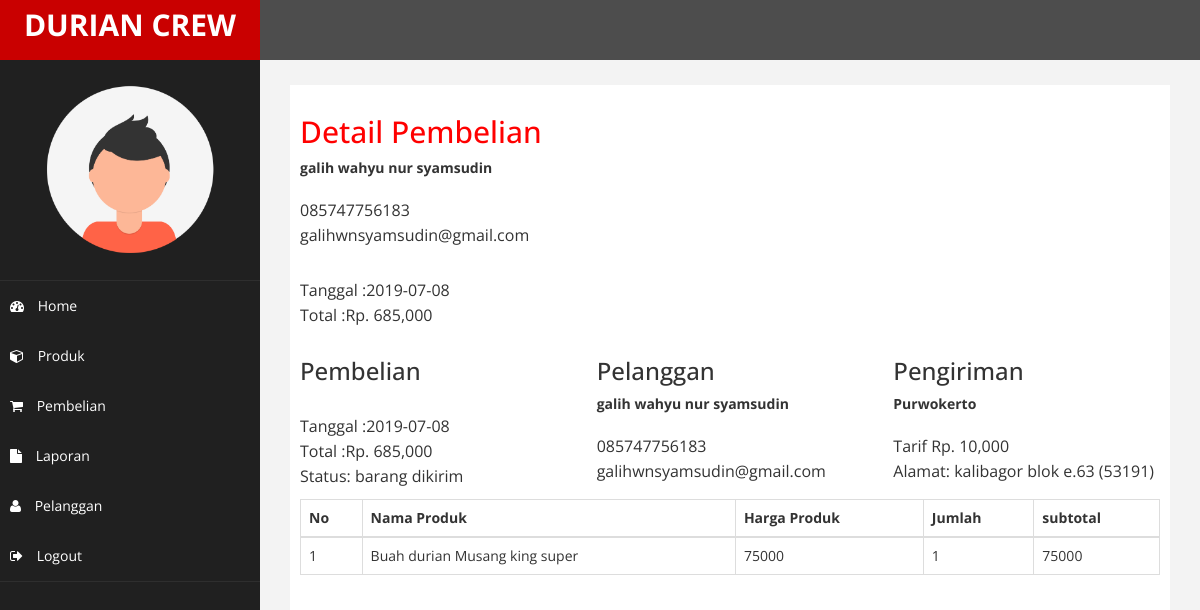
The app's page /admin/index.php?halaman=detail&id=1 (signed in) with its own data.
### tables this page shows
CREATE TABLE `pembelian` (
  `id_pembelian` int(11) NOT NULL,
  `id_pelanggan` int(11) NOT NULL,
  `tanggal_pembelian` date NOT NULL,
  `total_pembelian` int(11) NOT NULL,
  `id_ongkir` int(11) NOT NULL,
  `nama_kota` varchar(100) NOT NULL,
  `tarif` int(11) NOT NULL,
  `alamat_pengiriman` text NOT NULL,
  `status_pembelian` varchar(100) NOT NULL DEFAULT 'pending',
  `resi_pengiriman` varchar(50) NOT NULL
);

CREATE TABLE `pelanggan` (
  `id_pelanggan` int(11) NOT NULL,
  `email_pelanggan` varchar(100) NOT NULL,
  `password_pelanggan` varchar(50) NOT NULL,
  `nama_pelanggan` varchar(100) NOT NULL,
  `telepon_pelanggan` varchar(25) NOT NULL,
  `alamat_pelanggan` text NOT NULL
);

CREATE TABLE `pembelian_produk` (
  `id_pembelian_produk` int(11) NOT NULL,
  `id_pembelian` int(11) NOT NULL,
  `id_produk` int(11) NOT NULL,
  `jumlah` int(11) NOT NULL,
  `nama` varchar(100) NOT NULL,
  `harga` int(11) NOT NULL,
  `berat` int(11) NOT NULL,
  `subberat` int(11) NOT NULL,
  `subharga` int(11) NOT NULL
);

CREATE TABLE `produk` (
  `id_produk` int(11) NOT NULL,
  `nama_produk` varchar(100) NOT NULL,
  `berat_produk` int(11) NOT NULL,
  `harga_produk` int(11) NOT NULL,
  `foto_produk` varchar(100) NOT NULL,
  `deskripsi_produk` text NOT NULL,
  `stok_produk` int(5) NOT NULL
);

### admin/detail.php (the view)
<h2>Detail Pembelian</h2>
<?php
 $ambil = $koneksi->query("SELECT * FROM pembelian JOIN pelanggan ON pembelian.id_pelanggan=pelanggan.id_pelanggan Where pembelian.id_pembelian='$_GET[id]'");
$detail = $ambil->fetch_assoc();
 ?>
 <strong><?php echo $detail['nama_pelanggan']; ?></strong>
 <p>
 	<?php echo $detail['telepon_pelanggan']; ?><br>
 	<?php echo $detail['email_pelanggan']; ?>
 </p>
<p>
	Tanggal :<?php echo $detail['tanggal_pembelian']; ?><br>
	Total :Rp. <?php echo number_format($detail['total_pembelian']);  ?>
</p>
<div class="row">
	<div class="col-md-4">
		<h3>Pembelian</h3>
		<p>
			Tanggal :<?php echo $detail['tanggal_pembelian']; ?><br>
			Total :Rp. <?php echo number_format($detail['total_pembelian']);  ?><br>
			Status: <?php echo $detail['status_pembelian']; ?>
		</p>
	</div>
	<div class="col-md-4">
		<h3>Pelanggan</h3>
		<strong><?php echo $detail['nama_pelanggan']; ?></strong><br>
		<p>
			<?php echo $detail['telepon_pelanggan']; ?><br>
			<?php echo $detail['email_pelanggan']; ?>
		</p>
	</div>
	<div class="col-md-4">
		<h3>Pengiriman</h3>
		<strong><?php echo $detail['nama_kota']; ?></strong>
		<p>
			Tarif Rp. <?php echo number_format($detail['tarif']);  ?><br>
			Alamat: <?php echo $detail['alamat_pengiriman']; ?>
		</p>
	</div>
</div>
 <table class="table table-bordered">
 	<thead>
 		<tr>
 			<th>No</th>
 			<th>Nama Produk</th>
 			<th>Harga Produk</th>
 			<th>Jumlah</th>
 			<th>subtotal</th>
 		</tr>
 	</thead>
 	<tbody>
 		<?php $nomor=1; ?>
 		<?php $ambil=$koneksi->query("SELECT * FROM pembelian_produk JOIN produk ON pembelian_produk.id_produk=produk.id_produk WHERE pembelian_produk.id_pembelian='$_GET[id]'"); ?>
 		<?php while($pecah=$ambil->fetch_assoc()){ ?>
 		<tr>
 			<td><?php echo $nomor; ?></td>
 			<td><?php echo $pecah['nama_produk']; ?></td>
 			<td><?php echo $pecah['harga_produk']; ?></td>
 			<td><?php echo $pecah['jumlah']; ?></td>
 			<td>
 				<?php echo $pecah['harga_produk']*$pecah['jumlah']; ?>
 			</td>
 		</tr>
 		<?php $nomor++; ?>
 	<?php } ?>
 	</tbody>
 </table>

### admin/assets/css/custom.css (style rules this page uses)
body { font-family: 'Open Sans', sans-serif; }
h2 { color: #f00; }
p { font-size:16px; line-height:25px; padding-top:20px; }

### records on screen
pembelian: id_pelanggan.nama_pelanggan "galih wahyu nur syamsudin", id_pelanggan.telepon_pelanggan "085747756183", id_pelanggan.email_pelanggan "galihwnsyamsudin@gmail.com", tanggal_pembelian "2019-07-08", total_pembelian "685,000", status_pembelian "barang dikirim", nama_kota "Purwokerto", tarif "10,000", alamat_pengiriman "kalibagor blok e.63 (53191)"
pembelian_produk: id_produk.nama_produk "Buah durian Musang king super", id_produk.harga_produk "75000", jumlah "1", $pecah['harga_produk']*$pecah['jumlah'] "75000"
